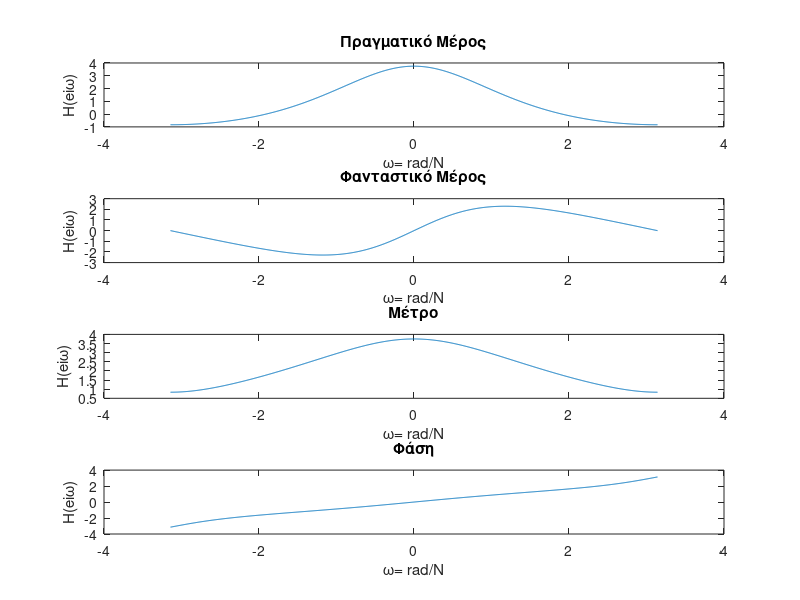

Recreate this plot in MATLAB.
N= 1024; %ανάλυση πλέγματος συχνοτήτων
W= linspace(-pi, pi, N); %ω= rad/N
eiw= exp(1i*W);

%εκφώνηση
H= (1+2*eiw)./(1-0.2*eiw);

%υπολογισμός μερών
H_real= real(H);
H_imag= imag(H);
H_met= abs(H);
H_phase= angle(H);

%γραφικές παραστάσεις
figure;
subplot(4,1,1);
plot(W, H_real);
xlabel('ω= rad/N');
ylabel('H(eiω)');
title('Πραγματικό Μέρος');

subplot(4,1,2);
plot(W, H_imag);
xlabel('ω= rad/N');
ylabel('H(eiω)');
title('Φανταστικό Μέρος');

subplot(4,1,3);
plot(W, H_met);
xlabel('ω= rad/N');
ylabel('H(eiω)');
title('Μέτρο');

subplot(4,1,4);
plot(W, H_phase);
xlabel('ω= rad/N');
ylabel('H(eiω)');
title('Φάση');
